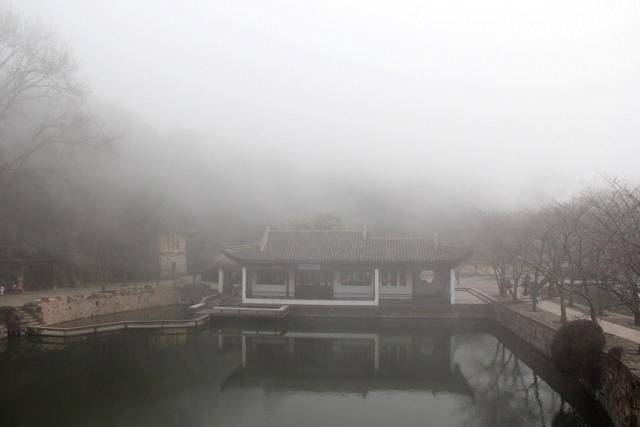
#> input picture haze_removal/foggy2.jpg, 1280 x 853 px (shown at 1/2 size)
$ python test.py
#> lines starting #> are read from the running program, lines starting #| are printed output that depends on the picture
### haze_removal/guide_filter.py

import numpy as np
from skimage import io
import cv2


def __boxfilter(I,rad):
    N = np.ones(I.shape)
    kernel = np.ones((rad*2+1,rad*2+1),np.float32)#/(rad*rad)
    N = cv2.filter2D(I,-1,kernel)
    return N

'''
   - guidance image: I (should be a gray-scale/single channel image)
   - filtering input image: p (should be a gray-scale/single channel image)
   - local window radius: r
   - regularization parameter: eps
'''
def guidefilter(I,P,rads,eps):

    N = __boxfilter(np.ones(np.shape(I)),rads)

    meanI = __boxfilter(I,rads) / N
    meanP = __boxfilter(P,rads) / N
    meanIP = __boxfilter(I*P,rads) /N
    covIP = meanIP - meanI * meanP
    meanII = __boxfilter(I*I,rads) /N
    varI = meanII - meanI*meanI
    a = covIP / (varI+eps)
    b = meanP - a*meanI
    meanA = __boxfilter(a,rads) /N
    meanB = __boxfilter(b,rads) /N
    res = meanA * I + meanB
    return res


# [11 lines that do not run on import are left out]

### haze_removal/test.py

import matplotlib.pyplot as plt
import numpy as np
from skimage import io, color, exposure
import skimage.filters.rank as sfr
from skimage.morphology import square #rectangular filter-kernel
#from skimage.morphology import disk    #circular filter-kernel

import cv2

import guide_filter as gf


w = 0.95


if __name__ == '__main__':

    img = cv2.imread("foggy2.jpg")
#> img is the input picture: shape (853, 1280, 3); mean B, G, R 153.2, 154.9, 156.6
    (row, col, channel) = img.shape
#> row = 853; col = 1280; channel = 3

    '''
    step 1:
    getting dark_channel by using min Filter to min_channel
    Min_channel defines as minimum of {r,g,b} in all pixel
    '''
    Min_channel = np.zeros((row,col),'uint8')
    Min_channel = img.min(axis=2)
    dark_channel = sfr.minimum(Min_channel,square(15))
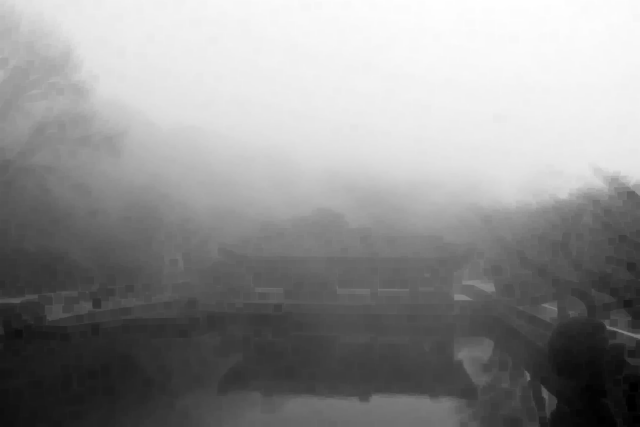
#> dark_channel: shape (853, 1280) (shown at 1/2 size); min 0, max 255, mean 144.4

    '''
    step 2:
    calculating atmospheric light A and using limit with A<=210
    '''
    #hist = exposure.histogram(dark_channel, nbins=20)
    hist = np.histogram(dark_channel, bins=100)
    position = np.where(dark_channel>=hist[1][-2])
#> position = 8332 positions, rows 0 to 64, columns 751 to 1208
    A = np.zeros(3,dtype = 'double')
    for i in range(channel):
        A[i] = np.mean(img[position[0],position[1],i])
        if A[i] >= 210:
            A[i] = 210
#> after the loop, A = [210, 210, 210]

    '''
    step 3:
    calculating trassimion t(x)
    '''
    Iy = np.zeros((row,col,channel),'double')
    for i in range(channel):
        Iy[:,:,i] = img[:,:,i]/A[i]
    Imin_c = Iy.min(axis=2)
    pos = np.where(Imin_c > 1)
#> pos = 378472 positions, rows 0 to 403, columns 0 to 1279
    Imin_c[pos[0],pos[1]] = 1 / Imin_c[pos[0],pos[1]]
    Imin_filter = sfr.minimum(Imin_c,square(15))
    Trassimion = 1 - w * (Imin_filter/255.0)

#   io.imsave('../save_transmission.jpg',Trassimion)

    origin_gray = color.rgb2gray(img)
    guildfilter_image = gf.guidefilter(origin_gray,Trassimion,60,0.001)
#> in __boxfilter, `N = cv2.filter2D(I,-1,kernel)`: I: shape (853, 1280) float64; every value is 1
#> in __boxfilter (call 5), `N = cv2.filter2D(I,-1,kernel)`:
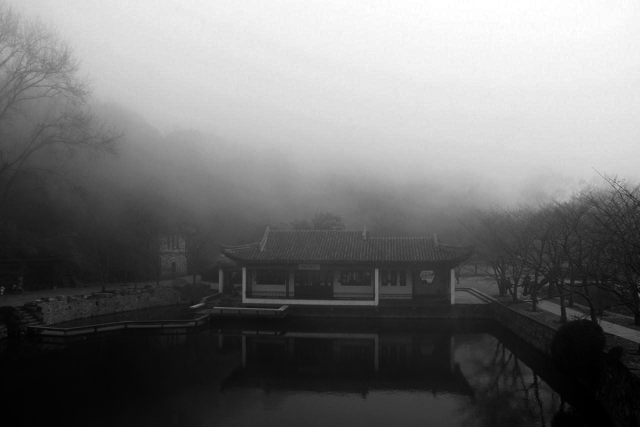
#> I: shape (853, 1280) float64 (shown at 1/2 size); min 5.12e-06, max 1, mean 0.449
#> in guidefilter, `varI = meanII - meanI*meanI`:
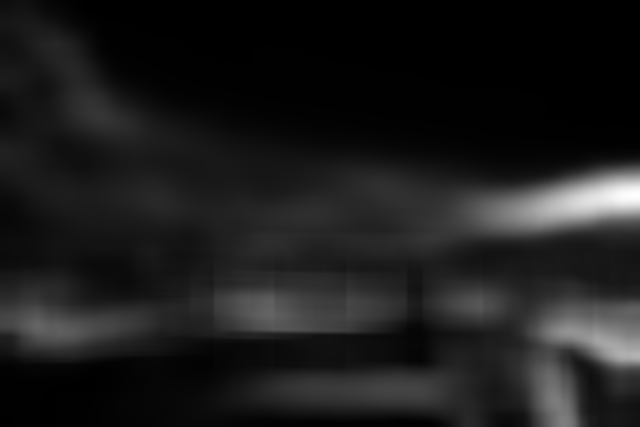
#> varI: shape (853, 1280) float64 (shown at 1/2 size); min 1.15e-05, max 0.031, mean 0.00346; drawn with min black and max white
#> in guidefilter, `a = covIP / (varI+eps)`:
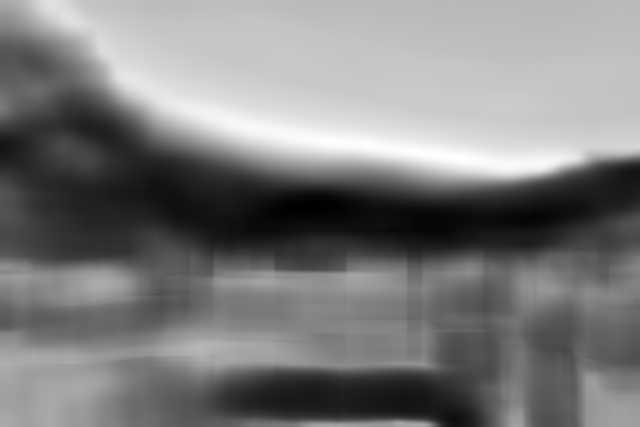
#> a: shape (853, 1280) float64 (shown at 1/2 size); min -1.13, max 0.432, mean -0.366; drawn with min black and max white
#> in __boxfilter (call 7), `N = cv2.filter2D(I,-1,kernel)`:
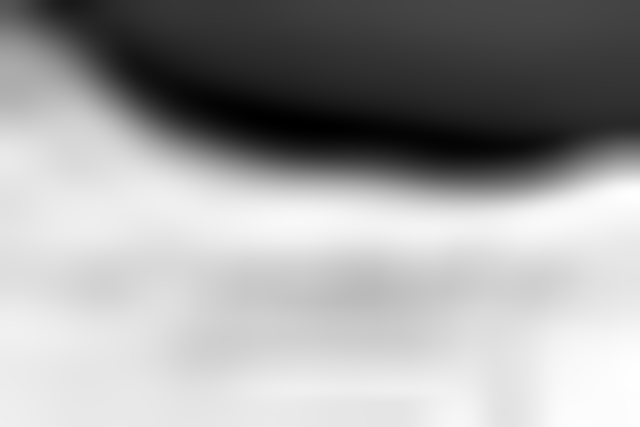
#> N: shape (853, 1280) float64 (shown at 1/2 size); min -1396.2, max 14543, mean 8672.3; drawn with min black and max white

    '''
    step 4:

    '''

    T = np.zeros((guildfilter_image.shape[0],guildfilter_image.shape[1],2))
    T[:,:,0] = np.full(guildfilter_image.shape,0.1)
    T[:,:,1] = guildfilter_image
    T_max = T.max(axis=2)

    J_img = np.zeros(img.shape)
    A = A/250.0
#> A = [0.84, 0.84, 0.84]
    img_scale = img/255.0
    for i in range(channel):
        J_img[:,:,i] =A[i] - (A[i] - img_scale[:,:,i])/T_max
        p1 = np.where(J_img[:,:,i]>1)
        J_img[p1[0],p1[1],i] = 1
        p2 = np.where(J_img[:,:,i]<0)
        J_img[p2[0],p2[1],i] = 0
#> this loop made 3 passes
#> (p1, p2) on passes 1 to 3: (356713 positions, rows 0 to 391, columns 0 to 1279, 3386 positions, rows 577 to 852, columns 0 to 1279), (354692 positions, rows 0 to 385, columns 2 to 1279, 24 positions, rows 607 to 815, columns 36 to 1263), (354789 positions, rows 0 to 391, columns 2 to 1279, ([641, 753], [528, 472]))
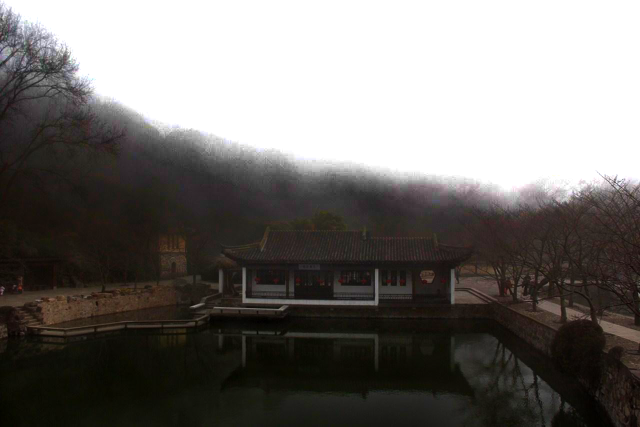
#> J_img: shape (853, 1280, 3) float64 (shown at 1/2 size); mean B, G, R 0.431, 0.443, 0.456

    img1 = np.power(J_img/float(np.max(J_img)), 1/1.7)
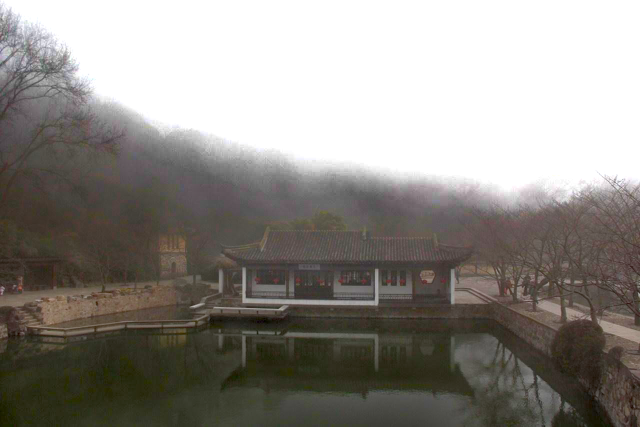
#> img1: shape (853, 1280, 3) float64 (shown at 1/2 size); mean B, G, R 0.527, 0.549, 0.564
    print(np.max(J_img))
#| 1.0
    print(np.min(J_img))
#| 0.0

    plt.subplot(3,1,1)
    io.imshow(img)
    plt.subplot(3,1,2)
    io.imshow(J_img)
    plt.subplot(3,1,3)
    io.imshow(img1)
    io.show()
#> figure, not shown here; B, G, R data is drawn as R, G, B

$ run again, with haze_removal/foggy1.jpg copied over haze_removal/foggy2.jpg
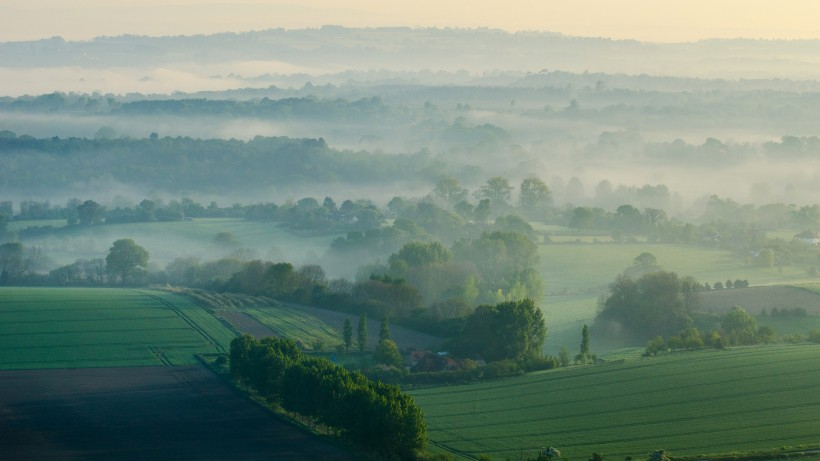
#> input picture haze_removal/foggy1.jpg, 820 x 461 px
#> img is the input picture: shape (461, 820, 3); mean B, G, R 124.3, 136.9, 116
#> position = 72 positions, rows 0 to 4, columns 623 to 819
#> after the loop `for i in range(channel):`: A = [195.2, 210, 210]
#> pos = 153 positions, rows 0 to 72, columns 127 to 818
#> I: shape (461, 820) float64; every value is 1
#> in guidefilter, `res = meanA * I + meanB`:
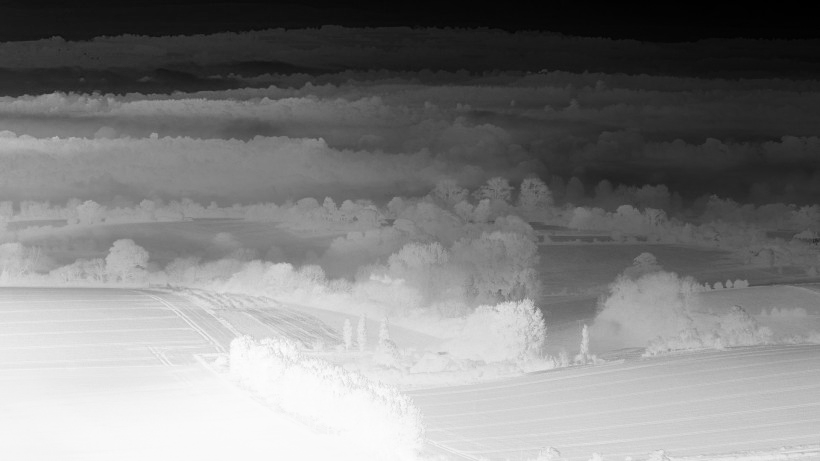
#> res: shape (461, 820) float64; min 0.0816, max 1.02, mean 0.556; drawn with min black and max white
#> `A = A/250.0`: A = [0.781, 0.84, 0.84]
#> the loop `for i in range(channel):` made 3 passes
#> (p1, p2) on passes 1 to 3: ((empty array, empty array), 68 positions, rows 381 to 460, columns 349 to 802), (13983 positions, rows 0 to 61, columns 336 to 819, (empty array, empty array)), (20030 positions, rows 0 to 78, columns 72 to 819, 2969 positions, rows 110 to 460, columns 0 to 765)
#> `img1 = np.power(J_img/float(np.max(J_img)), 1/1.7)`:
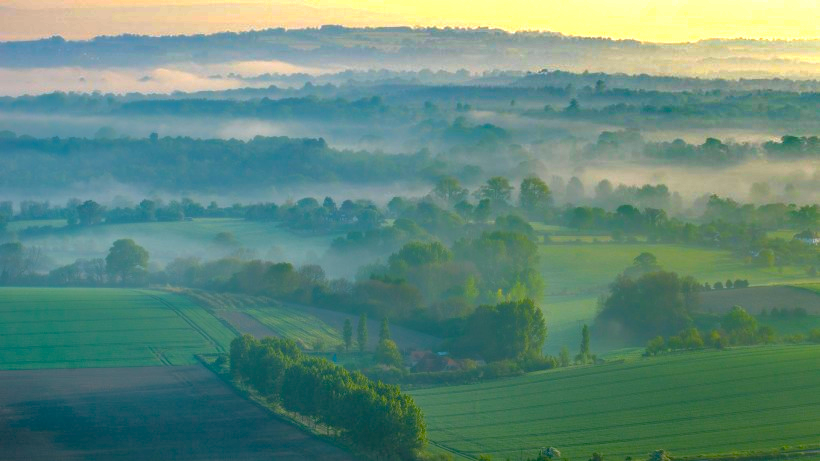
#> img1: shape (461, 820, 3) float64; mean B, G, R 0.483, 0.542, 0.385
#| 1.0
#| 0.0

$ run again, with haze_removal/city_foggy.jpg copied over haze_removal/foggy2.jpg
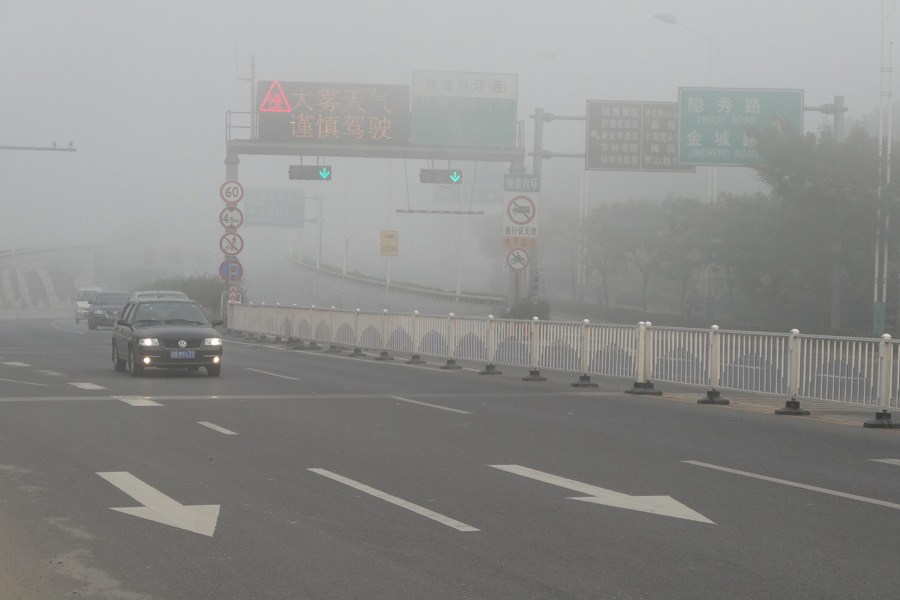
#> input picture haze_removal/city_foggy.jpg, 900 x 600 px
#> img is the input picture: shape (600, 900, 3); mean B, G, R 139.6, 141.2, 141.1
#> position = 3858 positions, rows 0 to 29, columns 327 to 763
#> after the loop `for i in range(channel):`: A = [197.4, 195.5, 194.5]
#> after the loop `for i in range(channel):`:
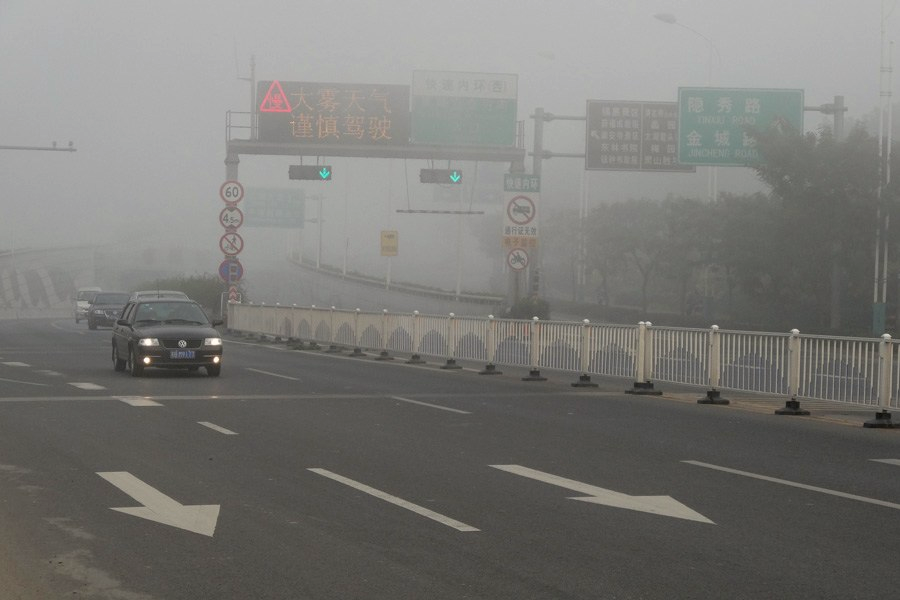
#> Iy: shape (600, 900, 3) float64; mean B, G, R 0.707, 0.722, 0.726; drawn with min black and max white
#> pos = 2608 positions, rows 0 to 362, columns 144 to 889
#> I: shape (600, 900) float64; every value is 1
#> `A = A/250.0`: A = [0.79, 0.782, 0.778]
#> the loop `for i in range(channel):` made 3 passes
#> (p1, p2) on passes 1 to 3: (140 positions, rows 169 to 362, columns 144 to 458, 2975 positions, rows 136 to 599, columns 0 to 899), (172 positions, rows 168 to 362, columns 144 to 716, 1994 positions, rows 142 to 597, columns 0 to 899), (316 positions, rows 80 to 362, columns 144 to 716, 1967 positions, rows 142 to 597, columns 0 to 899)
#> `img1 = np.power(J_img/float(np.max(J_img)), 1/1.7)`:
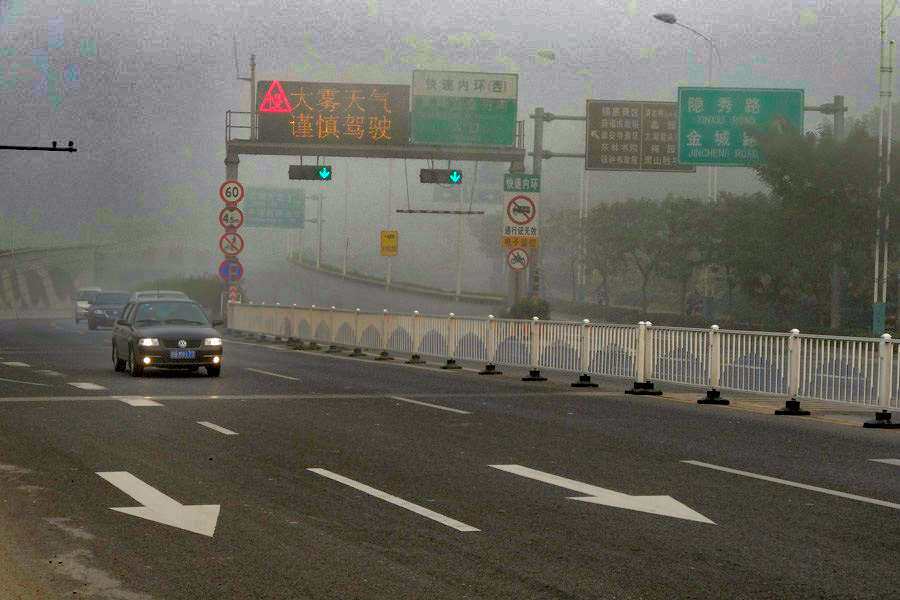
#> img1: shape (600, 900, 3) float64; mean B, G, R 0.372, 0.406, 0.409
#| 1.0
#| 0.0
